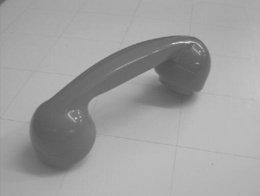
%> input picture exercise1/phone.jpg, 260 x 196 px, shrunk from 510 x 384 before the run
$ octave exercise1_assignment2c.m   (GNU Octave 9; MATLAB toolbox functions it lacks are replaced by stand-ins)
%> lines starting %> are read from the running program, lines starting %| are printed output that depends on the picture
%> further down, p is the input picture: size 196x260 uint8; min 79, max 221, mean 159.4
### exercise1/histstretch.m
#histstretch.m
function S = histstretch(I)
  [h,w]=size(I);
%> h = 196; w = 260
  v_min_IN=min(I(:));
%> v_min_IN = 79
  v_max_IN=max(I(:));
%> v_max_IN = 221
  v_max_OUT=255;
  v_min_OUT=0;
  f=(v_max_OUT-v_min_OUT)/(v_max_IN-v_min_IN);
%> f = 2
  S=uint8((double(I) - v_min_IN)* f); %formula s predavanj
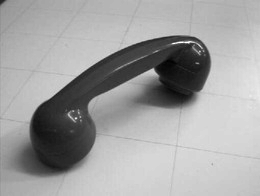
%> S: size 196x260 uint8; min 0, max 255, mean 160.9
end
  #Q1:ker se po uporabi take funkcije nad sliko njen histogram raztegne oz. transformira.
  #taka funkcija je imagesc (imadjust)?

### exercise1/exercise1_assignment2c.m
#Assignment 2: Histograms

  # c):
  p=imread('phone.jpg');
  h=histstretch(p);
  figure(1);
  imshow(p);
  figure(2);
  imshow(h);
  figure(3);
  imagesc(p);
  colormap('gray');
  figure(4);
  hist(p,255);
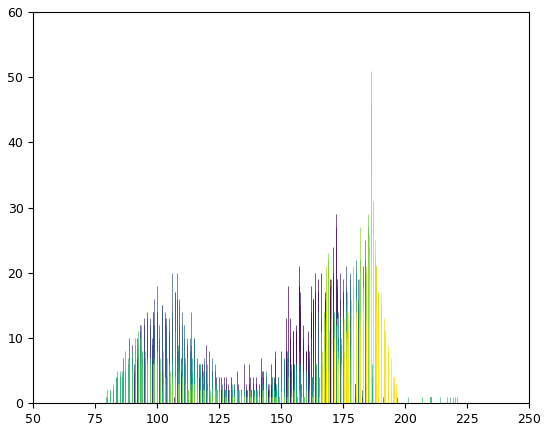
%> figure redrawn from the program's plot data; tallest bar 20 high, from x = 166 to 166; tallest bar 21 high, from x = 157.1 to 157.1; tallest bar 18 high, from x = 157.1 to 157.1; tallest bar 18 high, from x = 162.1 to 162.1
  figure(5);
  hist(h,255);
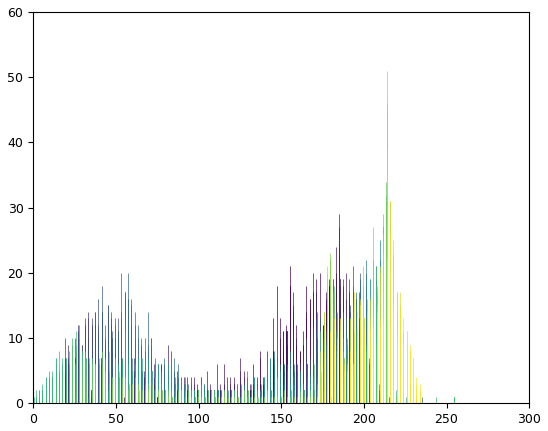
%> figure redrawn from the program's plot data; tallest bar 20 high, from x = 173.2 to 173.2; tallest bar 21 high, from x = 155.2 to 155.2; tallest bar 18 high, from x = 155.2 to 155.2; tallest bar 18 high, from x = 165.2 to 165.2
%> (the run ends here)
